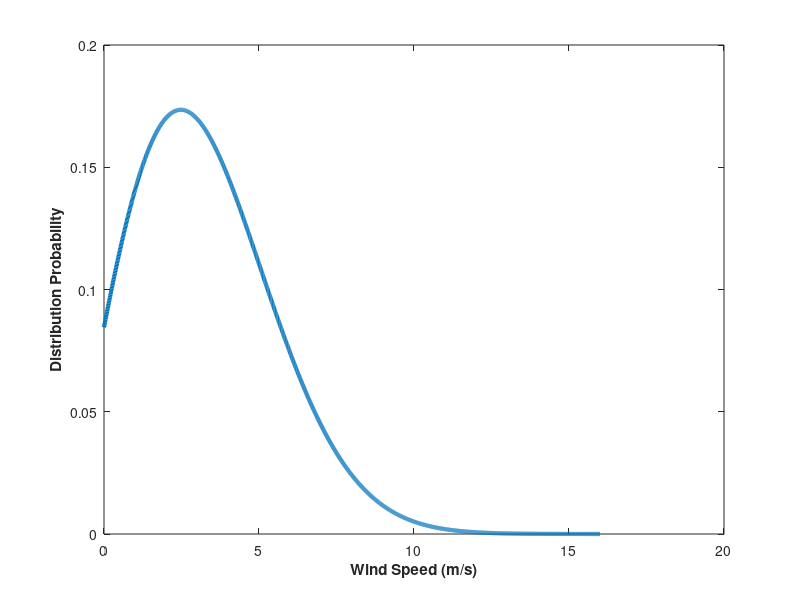

Recreate this plot in MATLAB. (Note: this script raises an error after producing the figure.)
clc 
clear all
close all

% this function plots the Weibull distribution and finds its peak value
% for the data from Poland

% parameters from literature
k = 2.0974232; % shape parameter
A = 5.1039554; % scale parameter
u = -1.2692170; % location parameter

% formula for the Weibull distribution
f = @(x) (k/A) * ((x-u)/A).^(k-1) .* exp(-((x-u)/A).^k);

% plot the Weibull distribution
x = 0:0.01:16;
y = f(x);
figure;
plot(x, y, 'LineWidth', 3) % Super thick line for the Weibull distribution
xlabel('Wind Speed (m/s)', 'FontWeight', 'bold')
ylabel('Distribution Probability', 'FontWeight', 'bold')
% Switch off the upper and right-hand side axis lines
ax = gca;
ax.Box = 'off';
ax.TickDir = 'out';

% find the peak value
[peakValue, peakIndex] = max(y);
peakX = x(peakIndex);
fprintf('The peak value of the Weibull distribution for Poland is %f\n', peakValue)
fprintf('The peak value occurs at x=%f\n', peakX)

% find the mean and standard deviation
[mean, var] = wblstat(A, k);
stdDev = sqrt(var);
fprintf('The mean of the Weibull distribution for Poland is %f\n', mean)
fprintf('The standard deviation of the Weibull distribution for Poland is %f\n', stdDev)

% plot the peak, mean, and standard deviation
hold on
plot([peakX peakX], [0 peakValue], 'b', 'LineWidth', 3) % Super thick line for the peak
plot([mean mean], [0 f(mean)], 'r', 'LineWidth', 3) % Super thick line for the mean
hold off

% Add titles to the peak, mean, and standard deviation lines
text(peakX, peakValue, sprintf('   Mode = %.2f m/s', peakX), 'VerticalAlignment', 'bottom', 'HorizontalAlignment', 'left', 'Color', 'b', 'FontSize', 12, 'FontWeight', 'bold')
text(mean, f(mean), sprintf('   Mean = %.2f m/s', mean), 'VerticalAlignment', 'bottom', 'HorizontalAlignment', 'left', 'Color', 'r', 'FontSize', 12, 'FontWeight', 'bold')
